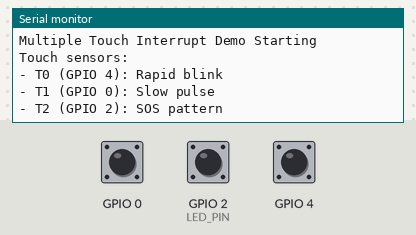
Bench run of a sketch on a simulated ESP32. Parts: the last lines printed to the serial monitor. Inputs (shaded band) come from the test bench; at power-on: GPIO 0 HIGH, GPIO 4 HIGH, GPIO 2 (LED_PIN) HIGH.

Above: at 5.0 s.
5.1 s: GPIO 0 pulled LOW for 0.15 s
At 6.0 s:
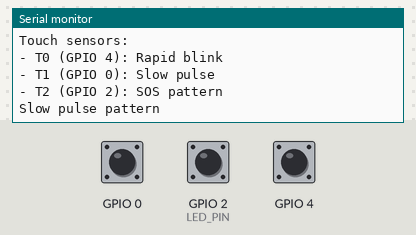
9.8 s: GPIO 4 pulled LOW for 0.15 s
At 10.9 s:
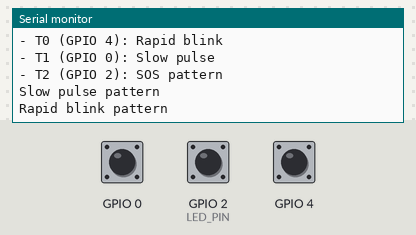
11.4 s: GPIO 2 (LED_PIN) pulled LOW for 1 s
At 12.0 s:
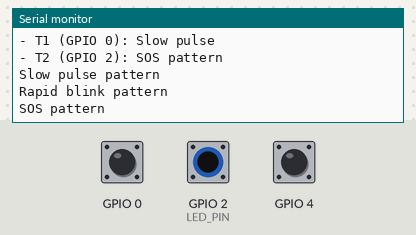

The sketch:

Interrupt_Touch_LED.ino
```cpp
/**
 * FreeFTPOS Multiple Touch Interrupt Demo
 *
 * Different touch sensors trigger unique LED patterns:
 * - T0 (GPIO 4): Rapid blink pattern
 * - T1 (GPIO 0): Slow pulse pattern
 * - T2 (GPIO 2): SOS pattern
 */

#include <Arduino.h>
#include <freertos/FreeRTOS.h>

// Use core 0 for demo purposes
#if CONFIG_FREERTOS_UNICORE
  static const BaseType_t app_cpu = 0;
#else
  static const BaseType_t app_cpu = 0;
#endif

// Pin definitions
#define LED_PIN 2       // Built-in LED on GPIO 2
#define TOUCH_PIN1 T0   // GPIO 4
#define TOUCH_PIN2 T1   // GPIO 0
#define TOUCH_PIN3 T2   // GPIO 2 (same as LED, but different function)

// Global variables
static TaskHandle_t ledTaskHandle = NULL;
static const int TOUCH_THRESHOLD = 40;

// Touch pattern identifiers
#define PATTERN_RAPID 1
#define PATTERN_PULSE 2
#define PATTERN_SOS 3

// ISR: T0 - Rapid blink pattern
void IRAM_ATTR touch1ISR() {
  BaseType_t higherPriorityTaskWoken = pdFALSE;
  xTaskNotifyFromISR(ledTaskHandle, PATTERN_RAPID, eSetValueWithOverwrite, &higherPriorityTaskWoken);
  portYIELD_FROM_ISR(higherPriorityTaskWoken);
}

// ISR: T1 - Slow pulse pattern
void IRAM_ATTR touch2ISR() {
  BaseType_t higherPriorityTaskWoken = pdFALSE;
  xTaskNotifyFromISR(ledTaskHandle, PATTERN_PULSE, eSetValueWithOverwrite, &higherPriorityTaskWoken);
  portYIELD_FROM_ISR(higherPriorityTaskWoken);
}

// ISR: T2 - SOS pattern
void IRAM_ATTR touch3ISR() {
  BaseType_t higherPriorityTaskWoken = pdFALSE;
  xTaskNotifyFromISR(ledTaskHandle, PATTERN_SOS, eSetValueWithOverwrite, &higherPriorityTaskWoken);
  portYIELD_FROM_ISR(higherPriorityTaskWoken);
}

// LED pattern functions
void rapidBlink() {
  Serial.println("Rapid blink pattern");
  for (int i = 0; i < 10; i++) {
    digitalWrite(LED_PIN, HIGH);
    vTaskDelay(50 / portTICK_PERIOD_MS);
    digitalWrite(LED_PIN, LOW);
    vTaskDelay(50 / portTICK_PERIOD_MS);
  }
}

void slowPulse() {
  Serial.println("Slow pulse pattern");
  for (int i = 0; i < 3; i++) {
    digitalWrite(LED_PIN, HIGH);
    vTaskDelay(800 / portTICK_PERIOD_MS);
    digitalWrite(LED_PIN, LOW);
    vTaskDelay(800 / portTICK_PERIOD_MS);
  }
}

void sosPattern() {
  Serial.println("SOS pattern");
  // S: 3 short
  for (int i = 0; i < 3; i++) {
    digitalWrite(LED_PIN, HIGH);
    vTaskDelay(150 / portTICK_PERIOD_MS);
    digitalWrite(LED_PIN, LOW);
    vTaskDelay(150 / portTICK_PERIOD_MS);
  }
  vTaskDelay(200 / portTICK_PERIOD_MS);

  // O: 3 long
  for (int i = 0; i < 3; i++) {
    digitalWrite(LED_PIN, HIGH);
    vTaskDelay(500 / portTICK_PERIOD_MS);
    digitalWrite(LED_PIN, LOW);
    vTaskDelay(150 / portTICK_PERIOD_MS);
  }
  vTaskDelay(200 / portTICK_PERIOD_MS);

  // S: 3 short
  for (int i = 0; i < 3; i++) {
    digitalWrite(LED_PIN, HIGH);
    vTaskDelay(150 / portTICK_PERIOD_MS);
    digitalWrite(LED_PIN, LOW);
    vTaskDelay(150 / portTICK_PERIOD_MS);
  }
}

// Task: Executes LED pattern based on touch sensor
void ledTask(void* p) {
  while (1) {
    uint32_t pattern = ulTaskNotifyTake(pdTRUE, portMAX_DELAY);

    switch(pattern) {
      case PATTERN_RAPID:
        rapidBlink();
        break;
      case PATTERN_PULSE:
        slowPulse();
        break;
      case PATTERN_SOS:
        sosPattern();
        break;
      default:
        Serial.println("Unknown pattern");
        break;
    }

    // Ensure LED is off after pattern
    digitalWrite(LED_PIN, LOW);
  }
}

// Main
void setup() {
  Serial.begin(115200);
  vTaskDelay(1000 / portTICK_PERIOD_MS);
  Serial.println("\nMultiple Touch Interrupt Demo Starting");
  Serial.println("Touch sensors:");
  Serial.println("- T0 (GPIO 4): Rapid blink");
  Serial.println("- T1 (GPIO 0): Slow pulse");
  Serial.println("- T2 (GPIO 2): SOS pattern");

  // Configure LED pin
  pinMode(LED_PIN, OUTPUT);
  digitalWrite(LED_PIN, LOW);

  // Create task
  xTaskCreatePinnedToCore(
    ledTask,
    "LED Task",
    2048,         // Increased stack size for patterns
    NULL,
    1,
    &ledTaskHandle,
    app_cpu
  );

  // Attach touch interrupts
  touchAttachInterrupt(TOUCH_PIN1, touch1ISR, TOUCH_THRESHOLD);
  touchAttachInterrupt(TOUCH_PIN2, touch2ISR, TOUCH_THRESHOLD);
  touchAttachInterrupt(TOUCH_PIN3, touch3ISR, TOUCH_THRESHOLD);

  // Delete setup task
  vTaskDelete(NULL);
}

void loop() {
  // Empty - all work done in tasks and ISRs
}
```

Measured:
- after the input at 5.1 s, the serial monitor: prints a new line at once (image 1)
- after the input at 9.8 s, the serial monitor: prints a new line after 0.10 s (image 2)
- after the input at 11.4 s, the serial monitor: prints a new line at once (image 3)
